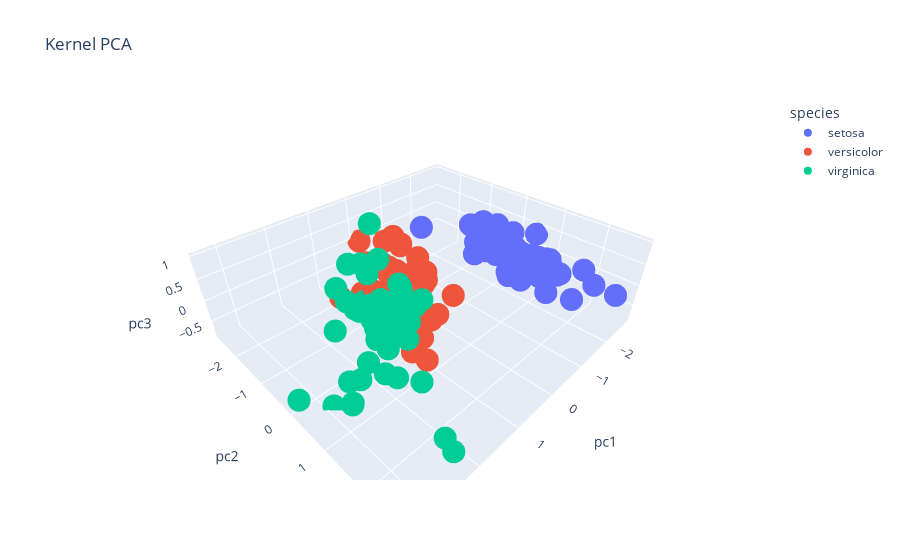

The notebook cell saved with this chart:
### Code cell
from sklearn.pipeline import Pipeline

dr = Pipeline(steps=[
    ("scaler", StandardScaler()),
    ("pca", KernelPCA(n_components=3))
])
X_dr = dr.fit_transform(X)
X_dr = pd.DataFrame(X_dr, columns=["pc1", "pc2", "pc3"])
X_dr = pd.concat([X_dr, iris_df["species"]], axis=1)
px.scatter_3d(X_dr, x="pc1", y="pc2", z="pc3", color="species", title="Kernel PCA")
